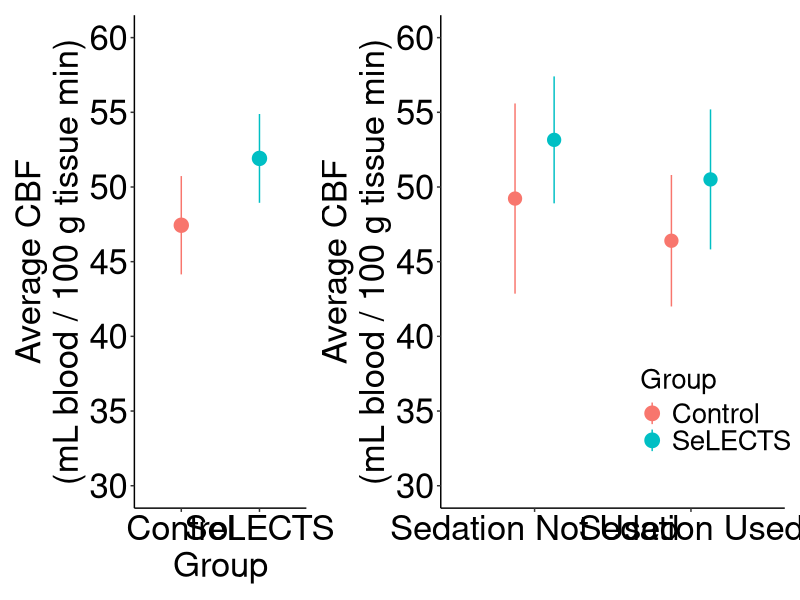

Generate this figure with R:
## ---- chunk 1
knitr::opts_chunk$set(echo = TRUE)
## ---- chunk 2
library(dplyr)
library(lme4)
library(lmerTest)
library(ggplot2)
library(patchwork)
## ---- chunk 3
data_long<- read.csv("data/selects_thalamuscbf_long.csv")
factor_cols<- c("subj","group", "sex", "sedation", "meds", "LSpikes", "RSpikes", "BilatSpikes", "tesla", 
                "isLeft", "isIpsi")
data_long[factor_cols] <- lapply(data_long[factor_cols], factor)
rm(factor_cols)
## ---- chunk 4
demographics_data_selects <- data_long %>% filter (isLeft == 1 & group == "SeLECTS")
demographics_data_control <- data_long %>% filter (isLeft == 1 & group == "Control")

cat("Number of Children with SeLECTS:", length(demographics_data_selects$group))
cat("Number of Controls:", length(demographics_data_control$group))
    
cat("SeLECTS mean age:", mean(demographics_data_selects$ageMRI))
cat("Controls mean age:", mean(demographics_data_control$ageMRI))
ttest_age <- t.test(demographics_data_selects$ageMRI, demographics_data_control$ageMRI)
cat("t-test mean age SeLECTS vs. Controls\np-value", 
    ttest_age$p.value)

cat("SeLECTS males:", sum(demographics_data_selects$sex == "1"))
cat("Control males:", sum(demographics_data_control$sex == "1"))
chisq_sex_matrix <- matrix(c(sum(demographics_data_selects$sex == "1"), 
                                sum(demographics_data_selects$sex == "0"),
                                sum(demographics_data_control$sex == "1"),
                                sum(demographics_data_control$sex == "0")),
                                nrow = 2)
cat("Chi-square test sex p-value:", chisq.test(chisq_sex_matrix, correct = FALSE)$p.value)

cat("SeLECTS scanned with sedation:", sum(demographics_data_selects$sedation == "1"))
cat("Control scanned with sedation:", sum(demographics_data_control$sedation == "1"))
chisq_sed_matrix <- matrix(c(sum(demographics_data_selects$sedation == "1"), 
                                sum(demographics_data_selects$sedation == "0"),
                                sum(demographics_data_control$sedation == "1"),
                                sum(demographics_data_control$sedation == "0")),
                                nrow = 2)
cat("Chi-square test sedation p-value:", chisq.test(chisq_sed_matrix, correct = FALSE)$p.value)

cat("SeLECTS on ASM:", sum(demographics_data_selects$meds == "1"))

cat("SeLECTS bilateral spikes:", sum(demographics_data_selects$BilatSpikes == "1"))
cat("SeLECTS unilateral spikes:", 
    length(demographics_data_selects$group) - sum(demographics_data_selects$BilatSpikes == "1"))

cat("Average time to MRI after first seizure:", mean(demographics_data_selects$yearsFromFirstSeiz), 
    "+-", sd(demographics_data_selects$yearsFromFirstSeiz))

cat("Average use of meds before seizure:", mean((demographics_data_selects %>% filter(meds == 1))$yearsOnMeds), 
    "+-", sd((demographics_data_selects %>% filter(meds == 1))$yearsOnMeds))
#rm(demographics_data_selects, demographics_data_control, ttest_age, chisq_sex_matrix, chisq_sed_matrix)
## ---- chunk 5
#SeLECTS
mean((data_long %>% filter (group == "SeLECTS"))$CBF)
sd((data_long %>% filter (group == "SeLECTS"))$CBF)

#Control
mean((data_long %>% filter (group == "Control"))$CBF)
sd((data_long %>% filter (group == "Control"))$CBF)
## ---- chunk 6
model_analysis <- function(model) {
  print(summary(model))
  print(confint(model))
}
## ---- chunk 7
# model 1: group
model_1 <-lmer(CBF ~ group + (1 | subj), data = data_long)
model_analysis(model_1)

# model 2: group, age
model_2 <-lmer(CBF ~ group + ageMRI + (1 | subj), data = data_long)
model_analysis(model_2)

# model 2a: group, age, group *age
model_2a <-lmer(CBF ~ group + ageMRI + group * ageMRI + (1 | subj), data = data_long)
model_analysis(model_2a)

# model 3: group, sex
model_3 <-lmer(CBF ~ group + sex + (1 | subj), data = data_long)
model_analysis(model_3)

# model 3a: group, sex, group * sex
model_3a <-lmer(CBF ~ group + sex + group * sex + (1 | subj), data = data_long)
model_analysis(model_3a)

# model 4: group, age, sex
model_4 <-lmer(CBF ~ group + ageMRI + sex + (1 | subj), data = data_long)
model_analysis(model_4)

# model 5: group, age, sex, sedation
model_5 <-lmer(CBF ~ group + ageMRI + sex + sedation + (1 | subj), data = data_long)
model_analysis(model_5)

# model 5a: group, age, sex, sedation, group * sedation
model_5a <-lmer(CBF ~ group + ageMRI + sex + sedation + group * sedation + (1 | subj), data = data_long)
model_analysis(model_5a)
## ---- chunk 8
# Getting EMM of SeLECTS and controls from model 1 (unadjusted for covariates)
model_1 <-lmer(CBF ~ group + (1 | subj), data = data_long)
model_1_emm <- ls_means(model_1)
View(model_1_emm)
#pairwise to get p-value comparing SeLECTS vs control
model_1_emm_pair <- ls_means(model_1, pairwise = TRUE)
View(model_1_emm_pair)
## ---- chunk 9
# Getting EMM of SeLECTS and controls from model 4
model_4 <-lmer(CBF ~ group + ageMRI + sex + (1 | subj), data = data_long)
model_4_emm <- ls_means(model_4)
View(model_4_emm)
#pairwise to get p-value comparing SeLECTS vs control
model_4_emm_pair <- ls_means(model_4, pairwise = TRUE)
View(model_4_emm_pair)
## ---- chunk 10
# Getting EMM of SeLECTS and controls from model 5a
model_5a <-lmer(CBF ~ group + ageMRI + sex + sedation + group * sedation + (1 | subj), data = data_long)
model_5a_emm <- ls_means(model_5a)
View(model_5a_emm)
#pairwise to get p-value comparing SeLECTS vs control, subdivided by sedated vs unsedated
model_5a_emm_pair <- ls_means(model_5a, pairwise = TRUE)
View(model_5a_emm_pair)
## ---- chunk 11
#making dataframe for plot 2a
model_4 <-lmer(CBF ~ group + ageMRI + sex + (1 | subj), data = data_long)
model_4_emm <- ls_means(model_4)
#extracting necessary rows
model_4_emm_fig <- model_4_emm[rownames(model_4_emm) %in% c("groupControl","groupSeLECTS"), ]  
row.names(model_4_emm_fig) <- c("Control", "SeLECTS")

#plot 2a
a <-ggplot(data = model_4_emm_fig, mapping = aes(x = rownames(model_4_emm_fig))) +
  geom_point(mapping = aes(y = Estimate, size = 1, color = rownames(model_4_emm_fig)), show.legend = FALSE) +
  geom_linerange(mapping = aes(ymin=lower, ymax=upper, color =rownames(model_4_emm_fig)), show.legend = FALSE) +
  labs(y = "Average CBF\n(mL blood / 100 g tissue min)", x = "Group") +
  theme_classic() +
  scale_y_continuous(limits=c(30,60), n.breaks = 6)+
  theme(axis.text.x = element_text(size = 25, color = "black"), axis.title.x = element_text(size = 25, color = "black"), axis.text.y = element_text(size = 25, color = "black"), axis.title.y = element_text(size = 25, color = "black"))
## ---- chunk 12
#making dataframe for plot 2b
model_5a <-lmer(CBF ~ group + ageMRI + sex + sedation + group * sedation + (1 | subj), data = data_long)
model_5a_emm <- ls_means(model_5a)
#extracting necessary rows
model_5a_emm_fig <- model_5a_emm[(rownames(model_5a_emm) %in%
                              c("groupControl:sedation0","groupSeLECTS:sedation0",
                                "groupControl:sedation1","groupSeLECTS:sedation1")) , ] 
model_5a_emm_fig$Group <- c("Control", "SeLECTS", "Control", "SeLECTS")
model_5a_emm_fig$Sedation <- c("Sedation Not Used", "Sedation Not Used", "Sedation Used", "Sedation Used")
model_5a_emm_fig$Group <-factor(model_5a_emm_fig$Group)
model_5a_emm_fig$Sedation <- model_5a_emm_fig$Sedation

#plot 
b <- ggplot(model_5a_emm_fig, aes(y = Estimate, x = Sedation, color= Group)) +
  geom_pointrange(aes(ymin = lower, ymax = upper), 
                  position=position_dodge(0.5), 
                  linetype='solid',
                  fatten = 7) +
  scale_y_continuous(limits=c(30,60), n.breaks = 6)+
  theme_classic() +
  labs(y = "Average CBF\n(mL blood / 100 g tissue min)") +
  theme(axis.text.x = element_text(size = 25, color = "black"), axis.title.x = element_blank(), axis.text.y = element_text(size = 25, color = "black"), axis.title.y = element_text(size = 25, color = "black"), legend.text = element_text(size = 20, color = "black"), legend.title = element_text(, size = 20, color = "black"), legend.position = c(0.8, 0.2) ) +
  guides(color = guide_legend(override.aes = list(size = 1)), linewidth = "none")
## ---- chunk 13
a + b + plot_layout(widths = c(1, 2))
## ---- chunk 14
mean((data_long %>% filter(group == "Control" & isLeft == "1"))[["CBF"]], na.rm = TRUE) 
sd((data_long %>% filter(group == "Control" & isLeft == "1"))[["CBF"]], na.rm = TRUE) 
mean((data_long %>% filter(group == "Control" & isLeft == "0"))[["CBF"]], na.rm = TRUE) 
sd((data_long %>% filter(group == "Control" & isLeft == "0"))[["CBF"]], na.rm = TRUE) 

control_ttest <- t.test((data_long %>% filter (isLeft == 0 & group == "Control"))[["CBF"]], (data_long %>% filter (isLeft == 1 & group == "Control"))[["CBF"]], paired = TRUE)
control_ttest$p.value
## ---- chunk 15
#creating new df
data_long_spikegroup <- data_long
data_long_spikegroup$spikegroup <- data_long_spikegroup$BilatSpikes
levels(data_long_spikegroup$spikegroup) <- c("Control", "Bilateral\nSpikes", 
                                            "Unilateral\nSpikes:\nIpsilateral",
                                            "Unilateral\nSpikes:\nContralateral")
data_long_spikegroup$spikegroup[is.na(data_long_spikegroup$BilatSpikes)] <- "Control"
data_long_spikegroup$spikegroup[(data_long_spikegroup$BilatSpikes == 0 & 
                                  data_long_spikegroup$isIpsi == 1)] <- "Unilateral\nSpikes:\nIpsilateral"
data_long_spikegroup$spikegroup[(data_long_spikegroup$BilatSpikes == 0 & 
                                  data_long_spikegroup$isIpsi == 0)] <- "Unilateral\nSpikes:\nContralateral"
data_long_spikegroup$spikegroup <- relevel(data_long_spikegroup$spikegroup, ref = "Control")

#means
##control
mean((data_long_spikegroup %>% filter (spikegroup == "Control"))$CBF)
sd((data_long_spikegroup %>% filter (spikegroup == "Control"))$CBF)
##SeLECTS bilateral
mean((data_long_spikegroup %>% filter (spikegroup == "Bilateral\nSpikes"))$CBF)
sd((data_long_spikegroup %>% filter (spikegroup == "Bilateral\nSpikes"))$CBF)
##SeLECTS unilateral spikes: ipsilateral
mean((data_long_spikegroup %>% filter (spikegroup == "Unilateral\nSpikes:\nIpsilateral"))$CBF)
sd((data_long_spikegroup %>% filter (spikegroup == "Unilateral\nSpikes:\nIpsilateral"))$CBF)
##SeLECTS unilateral spikes: contralateral
mean((data_long_spikegroup %>% filter (spikegroup == "Unilateral\nSpikes:\nContralateral"))$CBF)
sd((data_long_spikegroup %>% filter (spikegroup == "Unilateral\nSpikes:\nContralateral"))$CBF)



#model 7, unadjusted
model_7 <- lmer(CBF ~  spikegroup + (1 | subj), data = data_long_spikegroup)
model_analysis(model_7)

#model 7a, adjusted for age sex sedation
model_7a <- lmer(CBF ~  spikegroup + ageMRI + sex + sedation + (1 | subj), data = data_long_spikegroup)
model_analysis(model_7a)
## ---- chunk 16
model_7a <- lmer(CBF ~  spikegroup + ageMRI + sex + sedation + (1 | subj), data = data_long_spikegroup)

model_7a_ls <- ls_means(model_7a)
model_7a_ls_pair <- ls_means(model_7a, pairwise = TRUE)

model_7a_ls_mod <- model_7a_ls[(rownames(model_7a_ls) 
                                %in% c("spikegroupControl",
                                       "spikegroupBilateral\nSpikes",
                                       "spikegroupUnilateral\nSpikes:\nIpsilateral",
                                       "spikegroupUnilateral\nSpikes:\nContralateral")) , ] 
model_7a_ls_mod$spikegroup <- c("Control",
                                "Bilateral\nSpikes",
                                "Unilateral\nSpikes:\nIpsilateral",
                                "Unilateral\nSpikes:\nContralateral")

model_7a_ls_mod$spikegroup <- factor(model_7a_ls_mod$spikegroup, 
                                     levels = c("Control",
                                                "Bilateral\nSpikes",
                                                "Unilateral\nSpikes:\nIpsilateral",
                                                "Unilateral\nSpikes:\nContralateral"))
d <- ggplot(model_7a_ls_mod, aes(y = Estimate, x = spikegroup)) +
  geom_pointrange(aes(ymin = lower, ymax = upper), 
                  position=position_dodge(0.5), 
                  linetype='solid',
                  fatten = 7) +
  scale_y_continuous(limits=c(30,60), n.breaks = 6)+
  theme_classic() +
  labs(y = "Average CBF\n(mL blood / 100 g tissue min)") +
  theme(axis.text.x = element_text(size = 25, color = "black"), axis.title.x = element_blank(), axis.text.y = element_text(size = 25, color = "black"), axis.title.y = element_text(size = 25, color = "black"), legend.text = element_text(size = 20, color = "black"), legend.title = element_text(, size = 20, color = "black"), legend.position = c(0.8, 0.2) ) +
  guides(color = guide_legend(override.aes = list(size = 1)), linewidth = "none")
## ---- chunk 17
model_8 <- lmer(CBF ~  meds + ageMRI + sex + sedation + (1 | subj), 
                data = data_long %>% filter (group == "SeLECTS"))
model_analysis(model_8)

#get EMM
model_8_emm <- ls_means(model_8)
## ---- chunk 18
#creating new df with med types
data_long_meds <- data_long
data_long_meds$medType <- "Control"
data_long_meds$medType[data_long_meds$group == "SeLECTS"] <- "SeLECTS\nno medication"
data_long_meds$medType[grep("keppra", data_long_meds$medDose)] <- "Levetiracetam"
data_long_meds$medType[grep("trileptal", data_long_meds$medDose)] <- "Oxcarbazepine"
data_long_meds$medType[grep("lacosamide", data_long_meds$medDose)] <- "Lacosamide"
data_long_meds$medType <- factor(data_long_meds$medType, levels = c("Control", "SeLECTS\nno medication", "Oxcarbazepine", "Levetiracetam", "Lacosamide"))

#model with "group" replaced by "medType", adjusted age sex sedation
model_9 <- lmer(CBF ~  medType + ageMRI + sex + sedation + (1 | subj), data = data_long_meds %>% filter (group == "SeLECTS"))
summary(model_9)

model_9_ls <- ls_means(model_9)
model_9_ls_mod <- model_9_ls[(rownames(model_9_ls) %in% c("medTypeSeLECTS\nno medication", "medTypeOxcarbazepine", "medTypeLevetiracetam", "medTypeLacosamide")) , ] 
model_9_ls_mod$Medication <- c("SeLECTS\nno medication", "Oxcarbazepine", "Levetiracetam", "Lacosamide")
model_9_ls_mod$Medication <- factor(model_9_ls_mod$Medication, levels = c("SeLECTS\nno medication", "Oxcarbazepine", "Levetiracetam", "Lacosamide"))
e <- ggplot(model_9_ls_mod, aes(y = Estimate, x = Medication)) +
  geom_pointrange(aes(ymin = lower, ymax = upper), 
                  position=position_dodge(0.5), 
                  linetype='solid',
                  fatten = 7) +
  scale_y_continuous(limits=c(30,65), n.breaks = 6)+
  theme_classic() +
  labs(y = "Average CBF\n(mL blood / 100 g tissue min)") +
  theme(axis.text.x = element_text(size = 25, color = "black"), axis.title.x = element_blank(), axis.text.y = element_text(size = 25, color = "black"), axis.title.y = element_text(size = 25, color = "black"), legend.text = element_text(size = 20, color = "black"), legend.title = element_text(, size = 20, color = "black"), legend.position = c(0.8, 0.2) ) +
  guides(color = guide_legend(override.aes = list(size = 1)), linewidth = "none")

#comparing med types
model_9_ls_pair <- ls_means(model_9, pairwise = TRUE)
